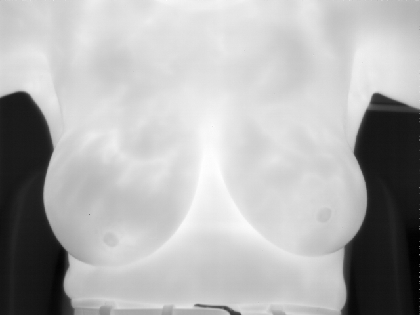
%> input picture Segmentation MATLAB Code/0000 - P10.tif, 420 x 315 px, shrunk from 640 x 480 before the run, given in place of 0000 - P10.tif.tif, which was not available
$ octave OTSU.m   (GNU Octave 9; MATLAB toolbox functions it lacks are replaced by stand-ins)
%> lines starting %> are read from the running program, lines starting %| are printed output that depends on the picture; in (x1, y1, x2, y2) boxes, pixels count from 0 and x2, y2 are one past the last pixel; in counts of white or black regions, pixels touching at a corner belong together; the program's own positions count from 1; pictures that were not available may be replaced by others from this repository, and a replacement may not be noted
clc
clear

ptID = input('Enter image name you want to open: ','s'); %Request patient image name
%> the answer given: 0000 - P10.tif
ptID = strcat(ptID,'.tif');
%I = imread(['C:\Users\smbailes\Documents\GitHub\loewlab\Segmentation MATLAB Code\Images\' ptID]); %open the image, keeping it in 16-bits
dir = uigetdir;
%> the answer given: .
Img = imread([dir '\' ptID]); ;
%> Img is the input picture: size 315x420 uint16; min 5288, max 8553, mean 7553.2
[N,M] = size(Img);
%> N = 315; M = 420

filter = fspecial('average',100);%fspecial('gaussian', [3,3],100);
Img2 = imfilter(Img,filter);
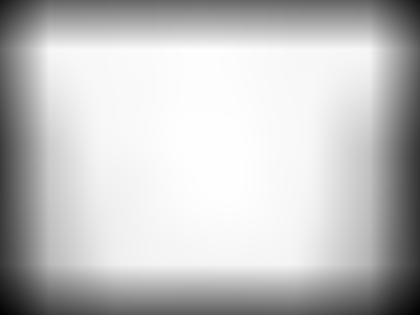
%> Img2: size 315x420 uint16; min 1384, max 8229, mean 6608.1; drawn with min black and max white
BImg = im2double(Img2);
binary_thre = graythresh(BImg);
%> binary_thre = 0.0902
binary_img = im2bw(BImg,binary_thre);
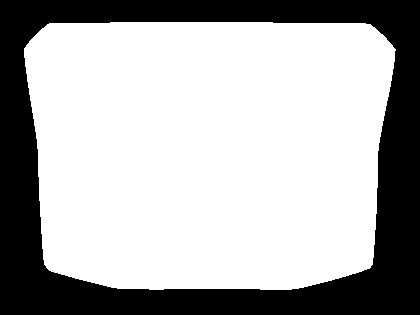
%> binary_img: size 315x420 logical; 68.4% white; 1 black region, box (x1, y1, x2, y2) and area: (0, 0, 420, 315) 41859
Threshold = binary_thre*(2^16-1)+1000;
%> Threshold = 6911

Img(Img<Threshold) = 0;
Img(Img==0) = min(Img(Img>0));
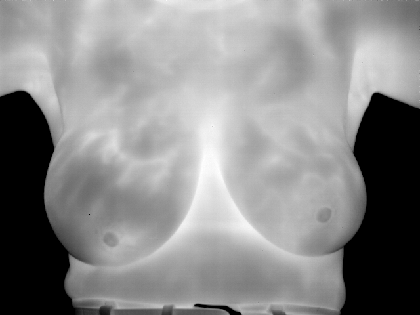
%> Img: size 315x420 uint16; min 6911, max 8553, mean 7801.2; drawn with min black and max white
 normalized = max(Img(:))-Threshold;%min(Img(:));%Threshold;
%> normalized = 1642
 Img = Img-Threshold;%min(Img(:));%Threshold;
for n = 1:N
    for m = 1:M
       Img8b(n,m) = double(Img(n,m))/double(normalized);
    end
end
Img8b = uint8(Img8b.*255);
%> Img8b: size 315x420 uint8
% Img8b(Img8b>0)=255; % for groundtruth
imshow(Img8b)

imwrite(Img8b,'1799_P7_8b.tif')
